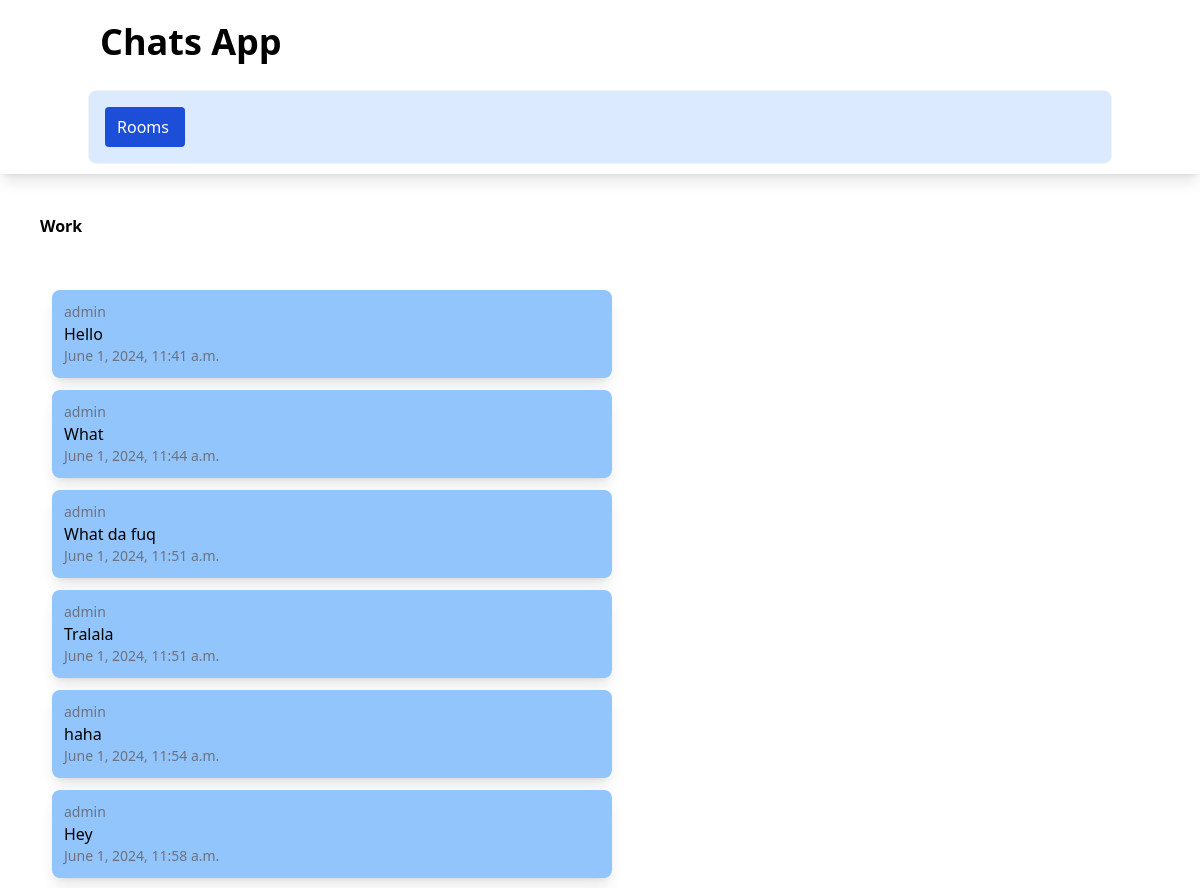
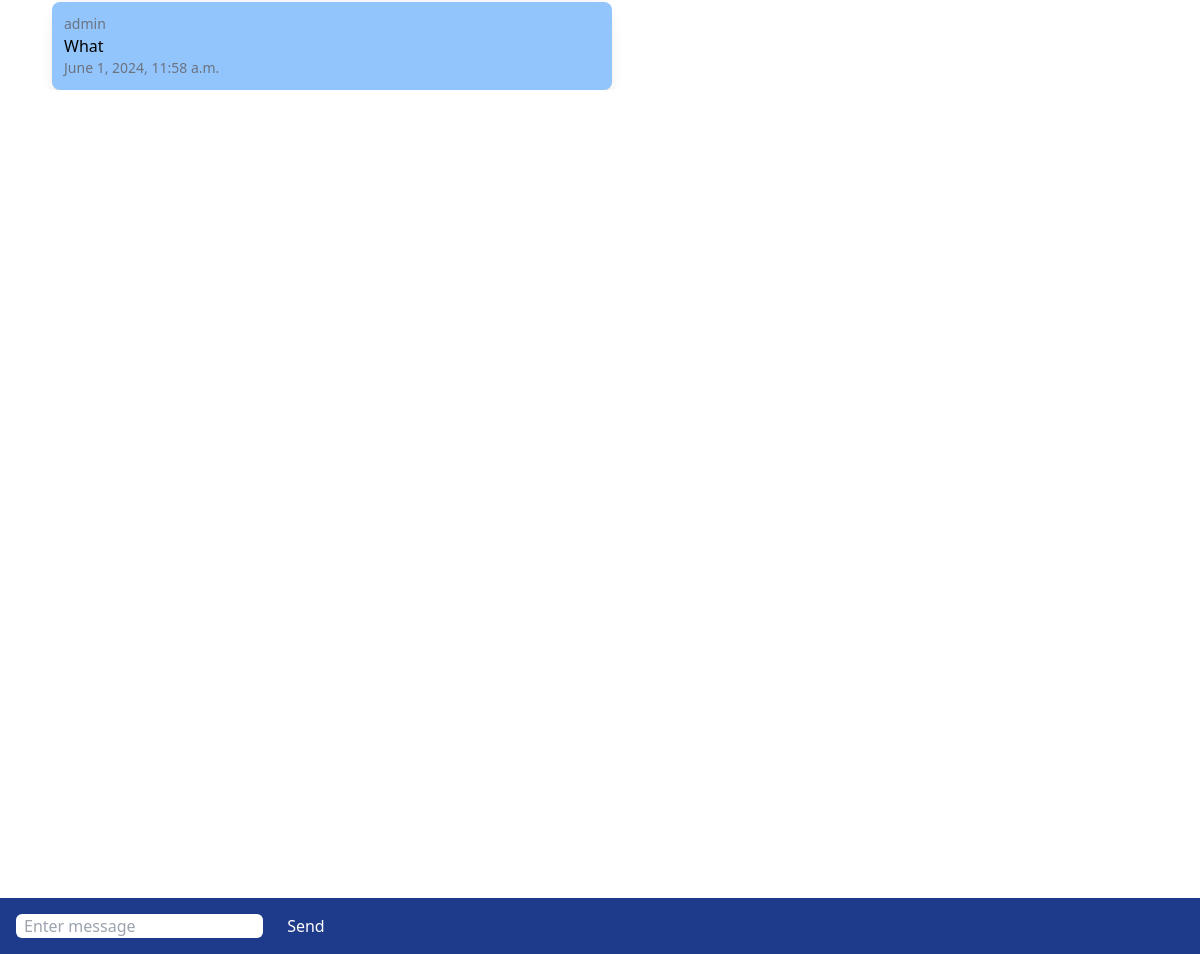
Page /rooms/work/ on the committed database (2 pictures, top to bottom).
### chatapp/models.py (models this page shows, shortened)
class ChatRoom(models.Model):
    name = models.CharField(max_length=100)
    slug = models.SlugField(unique=True)

class ChatMessage(models.Model):
    user = models.ForeignKey(User, on_delete=models.CASCADE)
    room = models.ForeignKey(ChatRoom, on_delete=models.CASCADE)
    message_content = models.TextField()
    date = models.DateTimeField(auto_now=True)
    class Meta:
        ordering=('date',)

### chatapp/views.py (the view)
# urls.py: path('<slug:slug>/', views.chatroom, name="chatroom"),
def chatroom(request, slug):
    chatroom = ChatRoom.objects.get(slug=slug)
    messages = ChatMessage.objects.filter(room=chatroom)[0:30]
    context = {"chatroom" : chatroom, 'messages': messages}
    return render(request, 'chatapp/room.html',context=context)

### chatapp/templates/chatapp/room.html (shortened to what this page needs)
{% extends 'chatapp/base.html' %}
{% block body %}
<div class="m-10 font-bold">
{{ chatroom.name }}
</div>
<div class="message-container m-10 overflow-auto h-[700px]" id="message-container">
<div id="chat-messages">
    {% for message in messages %}
    <div class="message shadow-lg p-3 m-3 rounded-lg w-1/2 bg-blue-300">
        <div class="text-sm text-gray-500">
            {{ message.user.username }}
        </div>
            {{ message.message_content }}
        <div class="text-sm text-gray-500">
            {{ message.date}}
        </div>
    </div>
    {% endfor %}
</div>
</div>
<div class="form-container fixed inset-x-0 bottom-0 bg-blue-900 p-4">
<form method="post">
    <input class="rounded-md px-2" id="message-input" type="text" name="message" placeholder="Enter message">
    <button class="text-white ml-5" id="send-button" type="submit">Send</button>
</form>
</div>
{% endblock %}

### chatapp/templates/chatapp/base.html (shortened to what this page needs)
<!DOCTYPE html>
<html lang="en">
<head>
    <script src="https://cdn.tailwindcss.com"></script>
</head>
<body>
    <nav class="shadow-lg px-3 py-2.5">
        <div class="container flex flex-wrap justify-between mx-auto">
            <a class="flex items-center" href="">
                <span class="self-center text-4xl font-semibold">Chats App</span>
            </a>
            <div class="w-full block w-auto ">
                    <ul class="flex flex-row p-4 mt-4 border rounded-lg border-gray-100 bg-blue-100">
                        <li>
                            <a class="block py-2 pl-3 pr-4 rounded bg-blue-700 text-white hover:bg-blue-500" href='{% url "chatapp:index" %}'>Rooms</a>
                        </li>
                    </ul>
            </div>
        </div>
    </nav>
    {% block body %}
    {% endblock %}
</body>
</html>

### rows in the picture
ChatRoom: name "Work"
ChatMessage: user.username "admin", message_content "Hello", date "June 1, 2024, 11:41 a.m."
ChatMessage: user.username "admin", message_content "What", date "June 1, 2024, 11:44 a.m."
ChatMessage: user.username "admin", message_content "What da fuq", date "June 1, 2024, 11:51 a.m."
ChatMessage: user.username "admin", message_content "Tralala", date "June 1, 2024, 11:51 a.m."
ChatMessage: user.username "admin", message_content "haha", date "June 1, 2024, 11:54 a.m."
ChatMessage: user.username "admin", message_content "Hey", date "June 1, 2024, 11:58 a.m."
ChatMessage: user.username "admin", message_content "What", date "June 1, 2024, 11:58 a.m."
